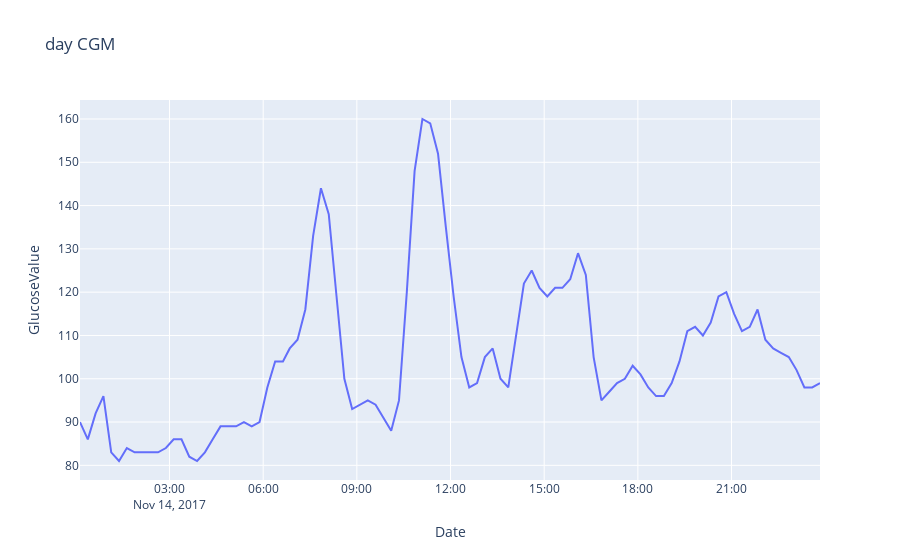

The notebook cell this image was saved under:
### Code cell
vis_cgm('111527', datetime.date(2017,11,14))
